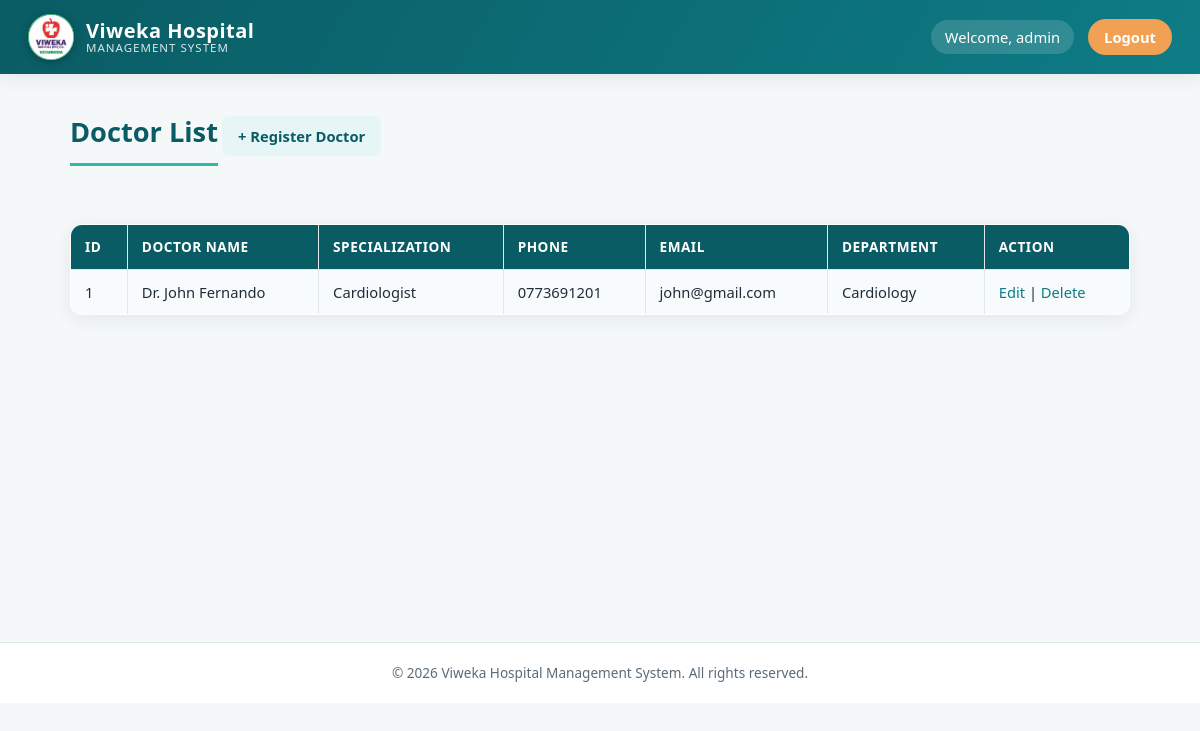
Page /view_doctors.php (signed in) on the committed database.
### tables this page shows
CREATE TABLE `doctors` (
  `doctor_id` int(11) NOT NULL,
  `doctor_name` varchar(100) NOT NULL,
  `specialization` varchar(100) DEFAULT NULL,
  `phone` varchar(20) DEFAULT NULL,
  `email` varchar(100) DEFAULT NULL,
  `department_id` int(11) DEFAULT NULL
);

CREATE TABLE `departments` (
  `department_id` int(11) NOT NULL,
  `department_name` varchar(100) NOT NULL
);

### view_doctors.php (the view, shortened to what this page needs)
<?php
include "db.php";
$sql = "SELECT doctors.*, departments.department_name
        FROM doctors
        LEFT JOIN departments
        ON doctors.department_id = departments.department_id
        ORDER BY doctors.doctor_id DESC";
$result = $conn->query($sql);
?>
<!DOCTYPE html>
<html>
<head>
    <link rel="stylesheet" href="css/style.css">
</head>
<body>
<?php include __DIR__ . '/includes/header.php'; ?>
<main class="page-wrapper">
<h1>Doctor List</h1>
<a href="doctors.php">+ Register Doctor</a>
<br><br>
<table border="1" cellpadding="10">
<tr>
    <th>ID</th>
    <th>Doctor Name</th>
    <th>Specialization</th>
    <th>Phone</th>
    <th>Email</th>
    <th>Department</th>
    <th>Action</th>
</tr>
<?php while ($row = $result->fetch_assoc()) { ?>
<tr>
    <td><?php echo $row['doctor_id']; ?></td>
    <td><?php echo $row['doctor_name']; ?></td>
    <td><?php echo $row['specialization']; ?></td>
    <td><?php echo $row['phone']; ?></td>
    <td><?php echo $row['email']; ?></td>
    <td><?php echo $row['department_name']; ?></td>
    <td>
    <a href="edit_doctor.php?id=<?php echo $row['doctor_id']; ?>">
        Edit
    </a>
|
<a href="delete_doctor.php?id=<?php echo $row['doctor_id']; ?>"
   onclick="return confirm('Are you sure you want to delete this doctor?');">
    Delete
</a>
</td>
</tr>
<?php } ?>
</table>
</main>
<?php include __DIR__ . '/includes/footer.php'; ?>
</body>
</html>

### css/style.css (style rules this page uses)
:root { --primary: #0e7c86; --primary-dark: #0a5c64; --primary-light: #e6f5f6; --accent: #2fb8a8; --accent-2: #f2a154; --success: #1f9d55; --success-bg: #e8f8ee; --danger: #d64545; --danger-bg: #fdecec; --text-dark: #1f2d3a; --text-muted: #5c6b78; --bg: #f4f8f9; --card-bg: #ffffff; --border: #e1e8ea; --radius: 12px; --shadow: 0 4px 18px rgba(16, 42, 47, 0.08); --shadow-lg: 0 12px 32px rgba(16, 42, 47, 0.14); --font: 'Segoe UI', 'Poppins', Arial, sans-serif; }
* { box-sizing: border-box; }
html, body { margin: 0; padding: 0; font-family: var(--font); background: var(--bg); color: var(--text-dark); line-height: 1.5; }
.page-wrapper { max-width: 1100px; margin: 28px auto 60px; padding: 0 20px; min-height: 60vh; }
h1 { color: var(--primary-dark); font-size: 1.7rem; margin: 10px 0 18px; border-bottom: 3px solid var(--accent); padding-bottom: 10px; display: inline-block; }
a { color: var(--primary); text-decoration: none; }
.card, form, table { background: var(--card-bg); border-radius: var(--radius); box-shadow: var(--shadow); }
.page-wrapper > a { display: inline-block; margin: 4px 10px 12px 0; padding: 9px 16px; background: var(--primary-light); color: var(--primary-dark); border-radius: 8px; font-weight: 600; font-size: 0.92rem; transition: background 0.15s ease, transform 0.15s ease; }
table { width: 100%; border-collapse: collapse; margin: 16px 0 26px; overflow: hidden; }
table, th, td { border: 1px solid var(--border) !important; }
th { background: var(--primary-dark); color: #fff; padding: 12px 14px; text-align: left; font-size: 0.85rem; text-transform: uppercase; letter-spacing: 0.5px; }
td { padding: 11px 14px; font-size: 0.92rem; color: var(--text-dark); }
tr:nth-child(even) td { background: #f8fbfb; }

### rows in the picture
doctors: doctor_id "1", doctor_name "Dr. John Fernando", specialization "Cardiologist", phone "0773691201", email "john@gmail.com", department.department_name "Cardiology"

### other values in the picture
$__viweka_username "admin"
